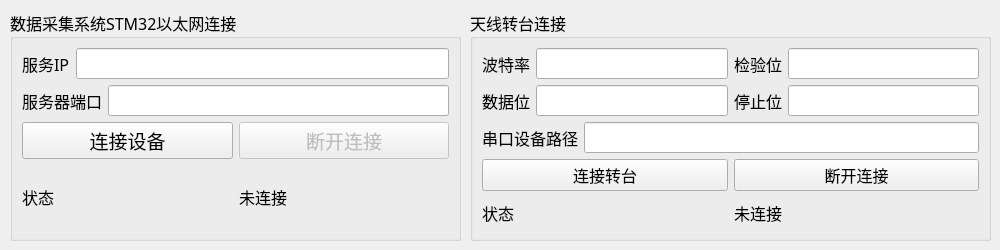
    <widget class="QWidget" name="tab_device_connect">
     <attribute name="title">
      <string>设备连接</string>
     </attribute>
     <widget class="QGroupBox" name="group_box_stm32_connection">
      <property name="geometry">
       <rect>
        <x>10</x>
        <y>10</y>
        <width>451</width>
        <height>231</height>
       </rect>
      </property>
      <property name="font">
       <font>
        <family>宋体</family>
        <pointsize>12</pointsize>
       </font>
      </property>
      <property name="layoutDirection">
       <enum>Qt::LayoutDirection::LeftToRight</enum>
      </property>
      <property name="title">
       <string>数据采集系统STM32以太网连接</string>
      </property>
      <layout class="QVBoxLayout" name="verticalLayout_5">
       <item>
        <layout class="QHBoxLayout" name="horizontalLayout">
         <item>
          <widget class="QLabel" name="label_2">
           <property name="font">
            <font>
             <family>宋体</family>
             <pointsize>12</pointsize>
            </font>
           </property>
           <property name="text">
            <string>服务IP</string>
           </property>
          </widget>
         </item>
         <item>
          <widget class="QLineEdit" name="lineEdit_local_ip"/>
         </item>
        </layout>
       </item>
       <item>
        <layout class="QHBoxLayout" name="horizontalLayout_8">
         <item>
          <widget class="QLabel" name="label_4">
           <property name="font">
            <font>
             <family>宋体</family>
             <pointsize>12</pointsize>
            </font>
           </property>
           <property name="text">
            <string>服务器端口</string>
           </property>
          </widget>
         </item>
         <item>
          <widget class="QLineEdit" name="lineEdit_local_port"/>
         </item>
        </layout>
       </item>
       <item>
        <layout class="QHBoxLayout" name="horizontalLayout_9">
         <item>
          <widget class="QPushButton" name="pushButton_connect">
           <property name="font">
            <font>
             <family>宋体</family>
             <pointsize>14</pointsize>
            </font>
           </property>
           <property name="text">
            <string>连接设备</string>
           </property>
          </widget>
         </item>
         <item>
          <widget class="QPushButton" name="pushButton_disconnect">
           <property name="enabled">
            <bool>false</bool>
           </property>
           <property name="font">
            <font>
             <family>宋体</family>
             <pointsize>14</pointsize>
            </font>
           </property>
           <property name="text">
            <string>断开连接</string>
           </property>
          </widget>
         </item>
        </layout>
       </item>
       <item>
        <layout class="QHBoxLayout" name="horizontalLayout_10">
         <item>
          <widget class="QLabel" name="label_5">
           <property name="font">
            <font>
             <family>宋体</family>
             <pointsize>12</pointsize>
            </font>
           </property>
           <property name="text">
            <string>状态</string>
           </property>
          </widget>
         </item>
         <item>
          <widget class="QLabel" name="label_status">
           <property name="font">
            <font>
             <family>宋体</family>
             <pointsize>12</pointsize>
            </font>
           </property>
           <property name="text">
            <string>未连接</string>
           </property>
           <property name="textFormat">
            <enum>Qt::TextFormat::PlainText</enum>
           </property>
          </widget>
         </item>
        </layout>
       </item>
      </layout>
     </widget>
     <widget class="QGroupBox" name="turntable_connection">
      <property name="geometry">
       <rect>
        <x>470</x>
        <y>10</y>
        <width>521</width>
        <height>231</height>
       </rect>
      </property>
      <property name="font">
       <font>
        <family>宋体</family>
        <pointsize>12</pointsize>
       </font>
      </property>
      <property name="layoutDirection">
       <enum>Qt::LayoutDirection::LeftToRight</enum>
      </property>
      <property name="title">
       <string>天线转台连接</string>
      </property>
      <layout class="QVBoxLayout" name="verticalLayout_13">
       <item>
        <layout class="QHBoxLayout" name="horizontalLayout_37">
         <item>
          <layout class="QHBoxLayout" name="horizontalLayout_29">
           <item>
            <widget class="QLabel" name="label_38">
             <property name="font">
              <font>
               <family>宋体</family>
               <pointsize>12</pointsize>
              </font>
             </property>
             <property name="text">
              <string>波特率</string>
             </property>
            </widget>
           </item>
           <item>
            <widget class="QLineEdit" name="lineEdit_baudrate"/>
           </item>
          </layout>
         </item>
         <item>
          <layout class="QHBoxLayout" name="horizontalLayout_30">
           <item>
            <widget class="QLabel" name="label_40">
             <property name="font">
              <font>
               <family>宋体</family>
               <pointsize>12</pointsize>
              </font>
             </property>
             <property name="text">
              <string>检验位</string>
             </property>
            </widget>
           </item>
           <item>
            <widget class="QLineEdit" name="lineEdit_parity"/>
           </item>
          </layout>
         </item>
        </layout>
       </item>
       <item>
        <layout class="QHBoxLayout" name="horizontalLayout_35">
         <item>
          <layout class="QHBoxLayout" name="horizontalLayout_31">
           <item>
            <widget class="QLabel" name="label_42">
             <property name="font">
              <font>
               <family>宋体</family>
               <pointsize>12</pointsize>
              </font>
             </property>
             <property name="text">
              <string>数据位</string>
             </property>
            </widget>
           </item>
           <item>
            <widget class="QLineEdit" name="lineEdit_dataBit"/>
           </item>
          </layout>
         </item>
         <item>
          <layout class="QHBoxLayout" name="horizontalLayout_32">
           <item>
            <widget class="QLabel" name="label_43">
             <property name="font">
              <font>
               <family>宋体</family>
               <pointsize>12</pointsize>
              </font>
             </property>
             <property name="text">
              <string>停止位</string>
             </property>
            </widget>
           </item>
           <item>
            <widget class="QLineEdit" name="lineEdit_stopBit"/>
           </item>
          </layout>
         </item>
        </layout>
       </item>
       <item>
        <layout class="QHBoxLayout" name="horizontalLayout_36">
         <item>
          <widget class="QLabel" name="label_44">
           <property name="font">
            <font>
             <family>宋体</family>
             <pointsize>12</pointsize>
            </font>
           </property>
           <property name="text">
            <string>串口设备路径</string>
           </property>
          </widget>
         </item>
         <item>
          <widget class="QLineEdit" name="lineEdit_port"/>
         </item>
        </layout>
       </item>
       <item>
        <layout class="QHBoxLayout" name="horizontalLayout_33">
         <item>
          <widget class="QPushButton" name="pushButton_connection">
           <property name="text">
            <string>连接转台</string>
           </property>
          </widget>
         </item>
         <item>
          <widget class="QPushButton" name="pushButton_disconnection">
           <property name="text">
            <string>断开连接</string>
           </property>
          </widget>
         </item>
        </layout>
       </item>
       <item>
        <layout class="QHBoxLayout" name="horizontalLayout_34">
         <item>
          <widget class="QLabel" name="label_37">
           <property name="font">
            <font>
             <family>宋体</family>
             <pointsize>12</pointsize>
            </font>
           </property>
           <property name="text">
            <string>状态</string>
           </property>
          </widget>
         </item>
         <item>
          <widget class="QLabel" name="connection_status">
           <property name="font">
            <font>
             <family>宋体</family>
             <pointsize>12</pointsize>
            </font>
           </property>
           <property name="text">
            <string>未连接</string>
           </property>
           <property name="textFormat">
            <enum>Qt::TextFormat::PlainText</enum>
           </property>
          </widget>
         </item>
        </layout>
       </item>
      </layout>
     </widget>
    </widget>
